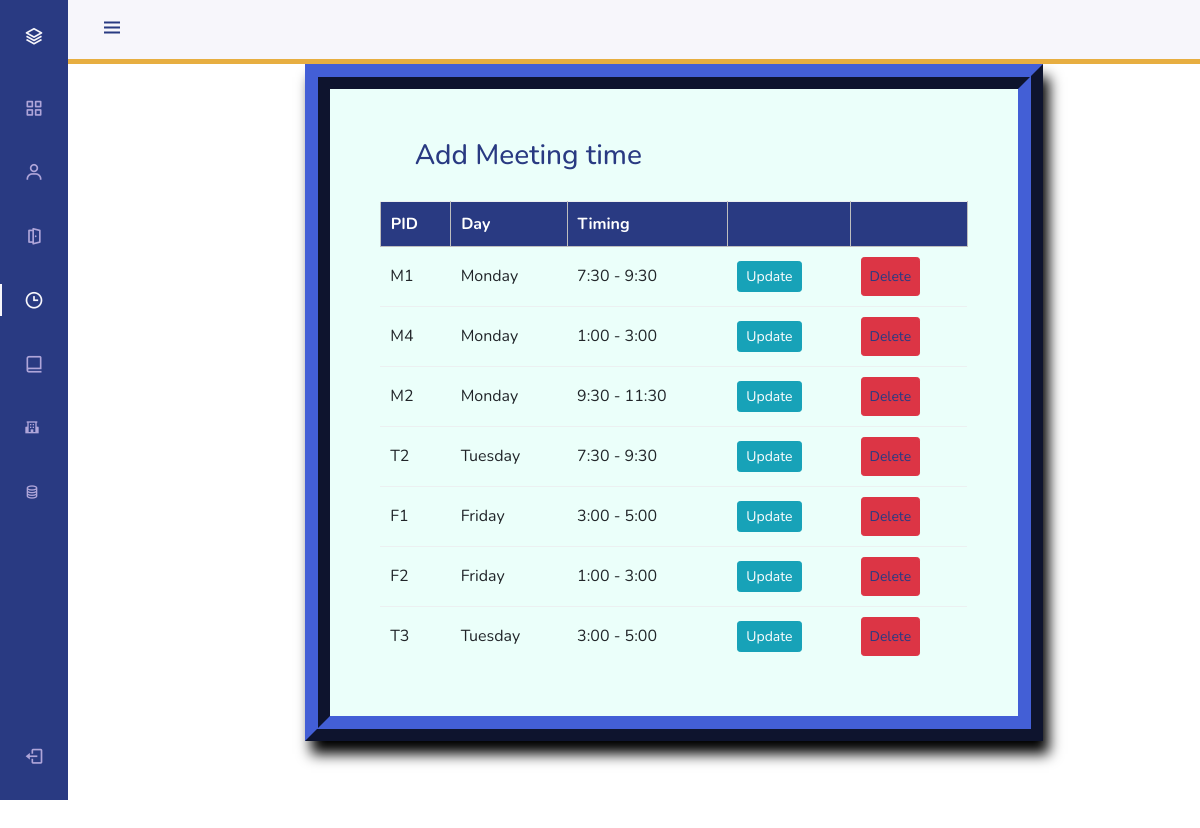
The app's page /meetingtime_list/ with its own data.
### scheduling_using_genetic/models.py (models this page shows, shortened)
class MeetingTime(models.Model):
    pid = models.CharField(max_length=4, primary_key=True)
    time = models.CharField(max_length=50, choices=time_slots, default='11:30 - 12:30')
    day = models.CharField(max_length=15, choices=DAYS_OF_WEEK)

### scheduling_using_genetic/views.py (the view)
# urls.py: path('meetingtime_list/', views.meeting_list_view, name='editmeetingtime'),
def meeting_list_view(request):
    context = {
        'meeting_times': MeetingTime.objects.all()
    }
    return render(request, 'meetingtimelist.html', context)

### scheduling_using_genetic/templates/meetingtimelist.html (shortened to what this page needs)
{% block content %}
{% load static %}
    <!DOCTYPE html>
<html lang="en">
    <head>
        <link href='https://cdn.jsdelivr.net/npm/boxicons@2.0.5/css/boxicons.min.css' rel='stylesheet'>
        <link rel="stylesheet" href="https://maxcdn.bootstrapcdn.com/bootstrap/4.0.0/css/bootstrap.min.css">
        <link rel="stylesheet" href="{% static 'css/styles.css' %}">
    </head>
    <body id="body-pd">
        <header class="header" id="header" style="border-bottom: 5px solid #e7ae41;">
            <div class="header__toggle">
                <i class='bx bx-menu' id="header-toggle"></i>
            </div>
        </header>
       <div class="l-navbar" id="nav-bar">
            <nav class="nav">
                <div>
                    <a href="#" class="nav__logo">
                        <i class='bx bx-layer nav__logo-icon'></i>
                    </a>
                    <div class="nav__list">
                        <a href="{% url 'index' %}" class="nav__link ">
                        <i class='bx bx-grid-alt nav__icon' ></i>
                        </a>
                        <a href="{% url 'addprofessor' %}" class="nav__link">
                            <i class='bx bx-user nav__icon' ></i>
                        </a>
                        <a href="{% url 'addroom' %}" class="nav__link">
                            <i class='bx bx-door-open nav__icon' ></i>
                        </a>
                        <a href="{% url 'addmeetingtime' %}" class="nav__link active">
                            <i class='bx bx-time nav__icon' ></i>
                        </a>
                        <a href="{% url 'addcourse' %}" class="nav__link">
                            <i class='bx bx-book-alt nav__icon' ></i>
                        </a>
                        <a href="{% url 'adddepartment' %}" class="nav__link">
                            <i class='bx bxs-school' ></i>
                        </a>
                        <a href="{% url 'addsection' %}" class="nav__link">
                            <i class='bx bx-coin-stack' ></i>
                        </a>
                    </div>
                </div>
                <a href="{% url 'logout' %}" class="nav__link">
                    <i class='bx bx-log-out nav__icon' ></i>
                </a>
            </nav>
        </div>
        <div class="container">
<fieldset class="fieldset">
    <a href="{% url 'addmeetingtime'%}"><h1 class="tablink" onclick="openPage('new')" id="defaultOpen">Add Meeting time</h1></a>
    <div class="tabcontent" id="edit">
			<table class="table1">
				<thead>
				<tr class="table-headers">
				<th>PID</th>
				<th>Day</th>
				<th>Timing</th>
                <th class="empty"></th>
				<th  class="empty"></th>
				</tr>
				</thead>
				<tbody>
				{% for mt in meeting_times %}
				<tr>
				 <td>{{mt.pid}}</td>
				 <td>{{mt.day}}</td>
				 <td>{{mt.time}}</td>
                    <td><a class="btn btn-sm btn-info" href="{% url 'update_meetingtime' mt.pid %}">Update</a></td>
				 <td class="empty">
					<form action="{% url 'deletemeetingtime' mt.pid %}" method="post">
						<input type="submit" value="Delete" class="btn btn-sm btn-danger">
					</form>
				 </td>
				 </tr>
				{% endfor %}
				</tbody>
			</table>
		</div>
</fieldset>
        </div>
    </body>
</html>
{% endblock %}

### static/css/styles.css (style rules this page uses)
:root { --header-height: 3rem; --nav-width: 68px; --first-color: #293a82; --first-color-light: #AFA5D9; --white-color: #F7F6FB; --body-font: 'Nunito', sans-serif; --normal-font-size: 1rem; --z-fixed: 100; }
*,::before,::after { box-sizing: border-box; }
body { position: relative; margin: var(--header-height) 0 0 0; padding: 0 1rem; font-family: var(--body-font); font-size: var(--normal-font-size); transition: .5s; }
a { text-decoration: none; }
.header { width: 100%; height: var(--header-height); position: fixed; top: 0; left: 0; display: flex; align-items: center; justify-content: space-between; padding: 0 1rem; background-color: var(--white-color); z-index: var(--z-fixed); transition: .5s; }
.header__toggle { color: var(--first-color); font-size: 1.5rem; cursor: pointer; }
.l-navbar { position: fixed; top: 0; left: -30%; width: var(--nav-width); height: 100vh; background-color: var(--first-color); padding: .5rem 1rem 0 0; transition: .5s; z-index: var(--z-fixed); }
.nav { height: 100%; display: flex; flex-direction: column; justify-content: space-between; overflow: hidden; }
.nav__logo, .nav__link { display: grid; grid-template-columns: max-content max-content; align-items: center; column-gap: 1rem; padding: .5rem 0 .5rem 1.5rem; }
.nav__logo { margin-bottom: 2rem; }
.nav__logo-icon { font-size: 1.25rem; color: var(--white-color); }
.nav__link { position: relative; color: var(--first-color-light); margin-bottom: 1.5rem; transition: .3s; }
.nav__icon { font-size: 1.25rem; }
.active { color: var(--white-color); }
.active::before { content: ''; position: absolute; left: 0; width: 2px; height: 32px; background-color: var(--white-color); }
@media screen and (min-width: 768px) { body { margin: calc(var(--header-height) + 1rem) 0 0 0; padding-left: calc(var(--nav-width) + 2rem); } }
@media screen and (min-width: 768px) { .header { height: calc(var(--header-height) + 1rem); padding: 0 2rem 0 calc(var(--nav-width) + 2rem); } }
@media screen and (min-width: 768px) { .l-navbar { left: 0; padding: 1rem 1rem 0 0; } }
.container { height: 850px; position: relative; }
.fieldset h1 { color: #293a82; padding-bottom: 20px; margin-left: 35px; display: inline-block; cursor: pointer; font-size: 28px; }
.fieldset input { padding:8px; color: #293a82 }
.table2 td, th { border: 1px solid rgb(190,190,190); padding: 10px 20px; }
.table1 { width: 100%; border-collapse: collapse; text-align: left; overflow: hidden; }
.table1 td, th { border-top: 1px solid #ECF0F1; padding: 10px; }
.table1 th { background-color: #293a82; color: #fff; }
.fieldset { margin-top: 3%; margin-left: 18%; margin-right: 12%; padding: 50px; border-width: 25px; border-style: ridge; border-color: #293a82; box-shadow: 6px 13px 13px 0px black; background-color: #ebfffa; }

### records on screen
MeetingTime: pid "M1", day "Monday", time "7:30 - 9:30"
MeetingTime: pid "M4", day "Monday", time "1:00 - 3:00"
MeetingTime: pid "M2", day "Monday", time "9:30 - 11:30"
MeetingTime: pid "T2", day "Tuesday", time "7:30 - 9:30"
MeetingTime: pid "F1", day "Friday", time "3:00 - 5:00"
MeetingTime: pid "F2", day "Friday", time "1:00 - 3:00"
MeetingTime: pid "T3", day "Tuesday", time "3:00 - 5:00"
